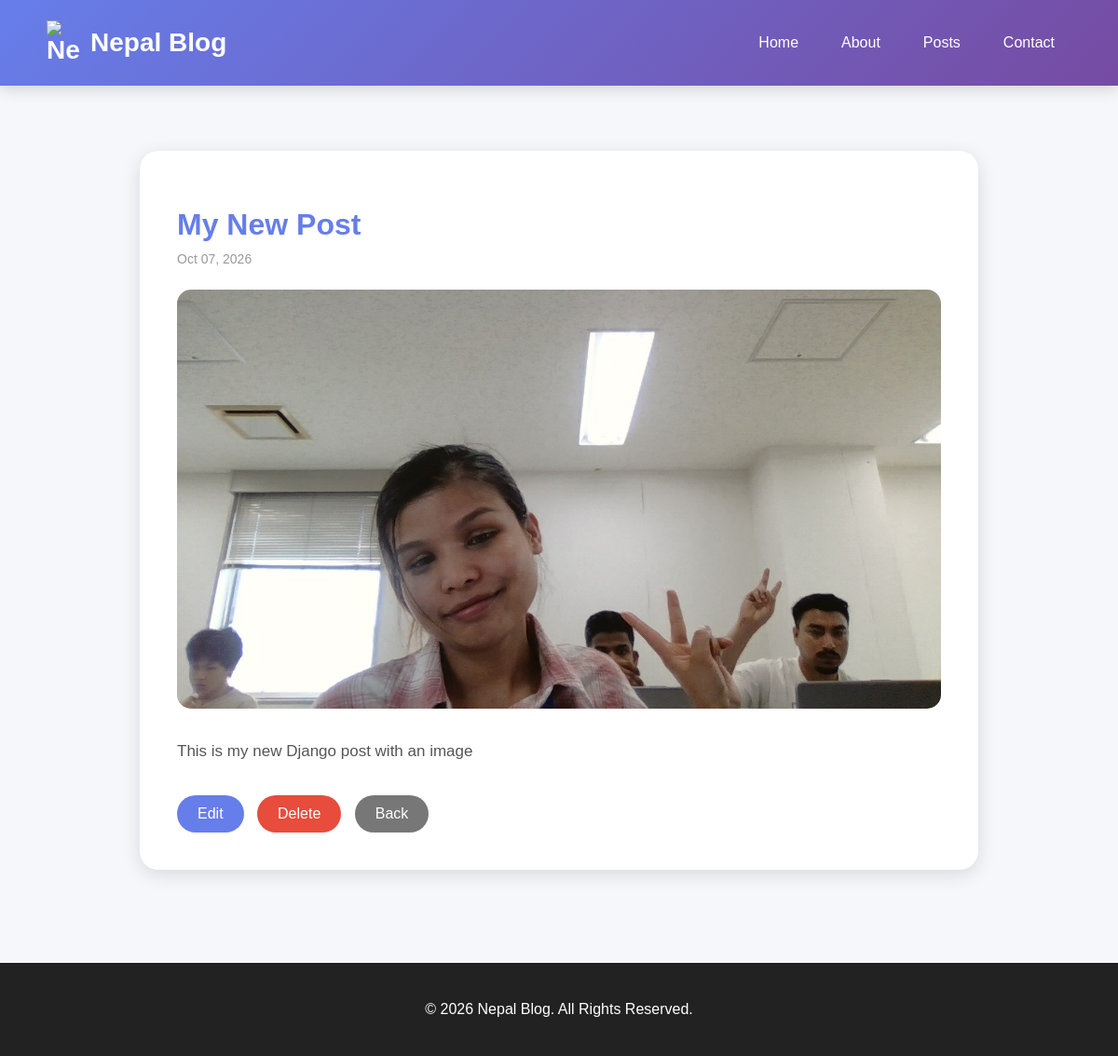
The page /posts/5/ on the database as committed earlier.
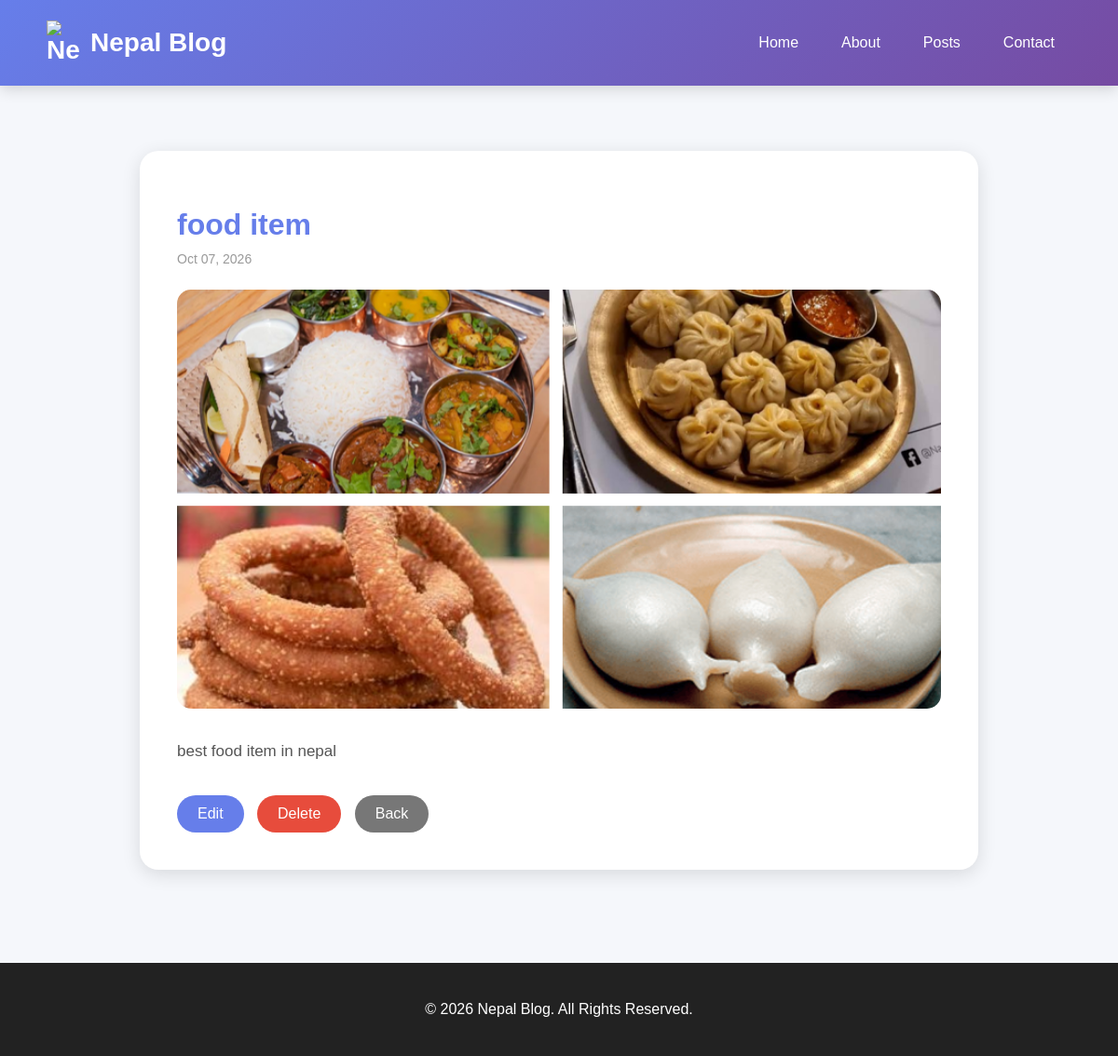
The same page on the database as committed later.
### blog/models.py (models this page shows, shortened)
class Post(models.Model):
    title = models.CharField(max_length=200)
    slug = models.SlugField(unique=True, blank=True, null=True)
    content = models.TextField()
    author = models.ForeignKey(
        settings.AUTH_USER_MODEL,
        on_delete=models.CASCADE,
        null=True,
        blank=True,
    )
    cover_image = models.ImageField(
        upload_to="posts/",
        blank=True,
        null=True
    )
    created_at = models.DateTimeField(auto_now_add=True)
    updated_at = models.DateTimeField(auto_now=True)

### blog/views.py (the view)
# urls.py: path("posts/<int:pk>/", views.post_detail, name="post_detail"),
def post_detail(request, pk):
    post = get_object_or_404(Post, pk=pk)
    return render(request, "blog/post_detail.html", {"post": post})

### blog/templates/blog/post_detail.html (shortened to what this page needs)
{% extends "blog/base.html" %}
{% block content %}
<div class="detail">
    <h1>
        {{ post.title }}
    </h1>
    <div class="date">
        {{ post.created_at|date:"M d, Y" }}
    </div>
    {% if post.cover_image %}
        <img
            src="{{ post.cover_image.url }}"
            alt="{{ post.title }}"
            class="cover"
        >
    {% endif %}
    <div class="content">
        {{ post.content|linebreaks }}
    </div>
    <a
        href="{% url 'post_edit' post.pk %}"
        class="button edit"
    >
        Edit
    </a>
    <a
        href="{% url 'post_delete' post.pk %}"
        class="button delete"
    >
        Delete
    </a>
    <a
        href="{% url 'post_list' %}"
        class="button back"
    >
        Back
    </a>
</div>
{% endblock %}

Rows that differ between the two databases and show on the page:
changed Post: title "My New Post" → "food item"; cover_image: a different picture; content "This is my new Django post with an image" → "best food item in nepal"
